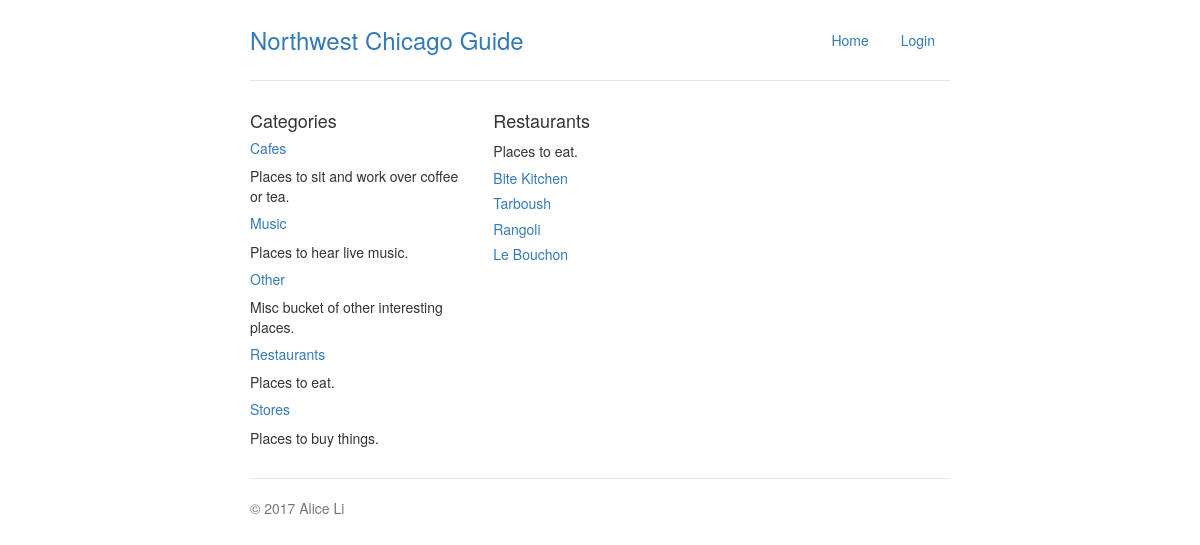
The page /places/1/ on the database its author committed.
### db_setup.py (models this page shows, shortened)
class Category(Base):
    __tablename__ = 'category'
    id = Column(Integer, primary_key=True)
    name = Column(String(80), nullable=False)
    description = Column(String(250))

class Place(Base):
    __tablename__ = 'place'
    id = Column(Integer, primary_key=True)
    name = Column(String(80), nullable=False)
    neighborhood = Column(String(80))
    description = Column(String(250))
    category_id = Column(Integer, ForeignKey('category.id'))
    category = relationship(Category)
    user_id = Column(Integer, ForeignKey('user.id'))
    user = relationship(User)
    created = Column(TIMESTAMP, server_default=func.now())

### neighborhood_app.py (the view)
@app.route('/places/<categoryID>/')
def showCategory(categoryID):
    activeCategory = db_session.query(Category).filter_by(
        id=categoryID).one()
    categoryPlaces = db_session.query(Place).filter_by(
        category=activeCategory).all()
    return renderGuidePage('category.html',
                           selected_category=activeCategory,
                           selected_places=categoryPlaces)

### neighborhood_app.py (called while the page is built)
def renderGuidePage(template, **kwargs):
    categories = db_session.query(Category).order_by(asc(Category.name))
    return render_template(template, categories=categories, **kwargs)

### templates/category.html
{% extends "base.html" %}
{% block content %}
  <h4>{{ selected_category.name }}</h4>
  <p>{{ selected_category.description }}</p>
  {% for place in selected_places %}
    <h5><a href="{{ place.id }}/">{{ place.name }}</a></h5>
  {% endfor %}
{% endblock %}

### templates/base.html (shortened to what this page needs)
<!DOCTYPE html>
<html lang="en">
  <head>
	<link rel="stylesheet" href="https://maxcdn.bootstrapcdn.com/bootstrap/3.3.7/css/bootstrap.min.css">
    <link href="/static/main.css" rel="stylesheet">
  </head>
  <body class="container">
    <header>
      <div class="header clearfix">
        <nav>
          <ul class="nav nav-pills pull-right">
            {% if session.get('credentials') %}
              <li class="list-group-item no-border">Welcome, {{ session.get('username') }}</li>
              <li role="presentation"><a href="/">Home</a></li>
              <li role="presentation"><a href="{{url_for('newPlace')}}">Add New</a>
              <li role="presentation"><a href="{{url_for('showLogout')}}">Logout</a>
            {% else %}
              <li role="presentation"><a href="/">Home</a></li>
              <li role="presentation"><a href="{{url_for('showLogin')}}">Login</a>
            {% endif %}
          </ul>
        </nav>
        <h3 class="text-muted"><a href="/">Northwest Chicago Guide</a></h3>
      </div>
    </header>
    <main>
      <div class="row">
        <div class="col-lg-4">
        <h4>Categories</h4>
          {% for category in categories %}
            <h5><a href="/places/{{ category.id }}/">{{ category.name }}</a></h5>
            <p>{{ category.description }}</p>
          {% endfor %}
        </div>
        <div class="col-lg-8">
    		{% block content %}
    		{% endblock %}
    		</div>
      </div>
	</main>
    <footer class="footer">
        <p>&copy; 2017 Alice Li</p>
    </footer>
  </body>
</html>

### static/main.css (style rules this page uses)
body, main { padding-top: 20px; padding-bottom: 20px; }
.header, .marketing, .footer { padding-right: 15px; padding-left: 15px; }
.header { padding-bottom: 20px; border-bottom: 1px solid #e5e5e5; }
.header h3 { margin-top: 0; margin-bottom: 0; line-height: 40px; }
.footer { padding-top: 19px; color: #777; border-top: 1px solid #e5e5e5; }
@media (min-width: 768px) { .container { max-width: 730px; } }
@media screen and (min-width: 768px) { .header, .marketing, .footer { padding-right: 0; padding-left: 0; } }

### rows shown on the page
Category: name "Cafes", description "Places to sit and work over coffee or tea."
Category: name "Music", description "Places to hear live music."
Category: name "Other", description "Misc bucket of other interesting places."
Category: name "Restaurants", description "Places to eat."
Category: name "Stores", description "Places to buy things."
Place: name "Bite Kitchen"
Place: name "Tarboush"
Place: name "Rangoli"
Place: name "Le Bouchon"
